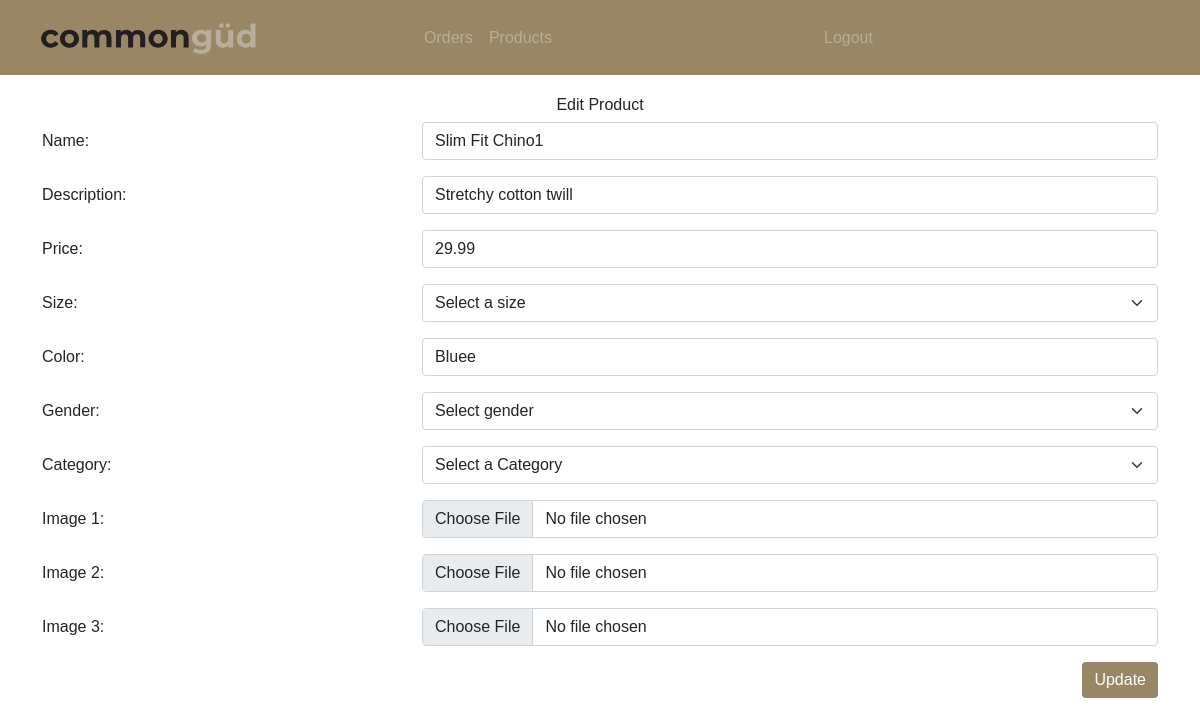
Before: /edit/2 with the older database file.
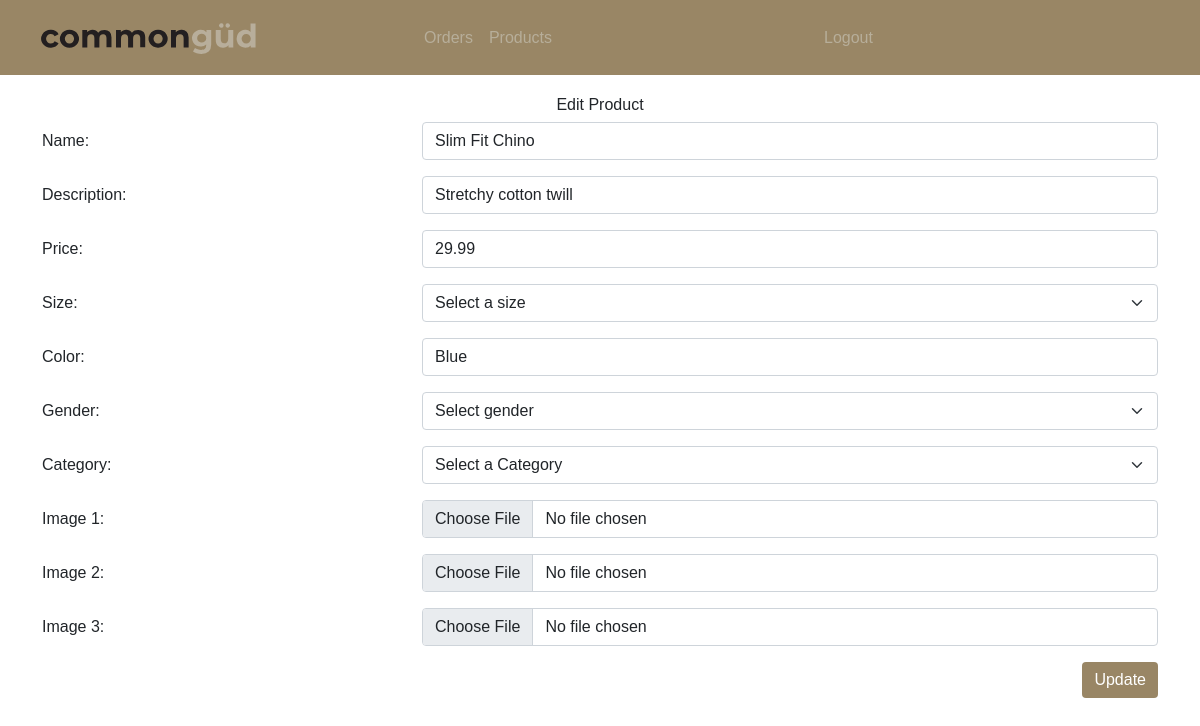
After: the same page with the newer database file.
### gud_app/models.py (models this page shows)
class Product(models.Model):
    name = models.CharField(max_length=45)
    description = models.CharField(max_length=45)
    price = models.DecimalField(max_digits=5, decimal_places=2)
    product_category = models.ForeignKey(Category,related_name="products", on_delete= models.CASCADE)
    user = models.ForeignKey(User, related_name="products_from_user", on_delete= models.CASCADE)
    product_order = models.ManyToManyField(Order, related_name="products_order")
    size = models.CharField(max_length=45)
    color = models.CharField(max_length=45)
    gender = models.CharField(max_length=45)
    created_at = models.DateTimeField(auto_now_add=True)
    updated_at = models.DateTimeField(auto_now=True)

### gud_app/views.py (the view)
# urls.py: path('edit/<int:product_id>', views.edit_product_template),
def edit_product_template(request,product_id):
    product = Product.objects.get(id=product_id)
    all_categories = Category.objects.all()
    context = {
        'product': product,
        'category': all_categories,
    }
    return render(request,'dashboard_edit_product.html', context)

### gud_app/templates/dashboard_edit_product.html (shortened to what the changed rows need)
<!DOCTYPE html>
<html lang="en">
<head>
    <link rel="stylesheet" href="https://stackpath.bootstrapcdn.com/font-awesome/4.7.0/css/font-awesome.min.css"
>
    <link href="https://cdn.jsdelivr.net/npm/bootstrap@5.0.0-beta1/dist/css/bootstrap.min.css" rel="stylesheet"
>
    {% load static %}
    <link rel="stylesheet" href="{% static 'css/style.css' %}">
</head>
<body>
    <div class="position-relative">
        <div class="dashboardProduct container-sm">
            <form action='/update' method='post' enctype="multipart/form-data">
                <div class="row mb-3">
                    <div class="col-sm-8">
                        <input name="name" type="text" class="form-control" value="{{product.name}}">
                    </div>
                </div>
                <div class="row mb-3">
                    <div class="col-sm-8">
                        <input name="description" type="text" class="form-control" value="{{product.description}}">
                    </div>
                </div>
                <div class="row mb-3">
                    <div class="col-sm-8">
                        <input name="price" type="text" class="form-control" value="{{product.price}}">
                    </div>
                </div>
                <div class="row mb-3">
                    <div class="col-sm-8">
                        <input name="color" type="text" class="form-control" value="{{product.color}}">
                    </div>
                </div>
            </form>
        </div>
    </div>
</body>
</html>

Changed rows visible on the page:
changed Product "Stretchy cotton twill": name "Slim Fit Chino1" → "Slim Fit Chino"; color "Bluee" → "Blue"
